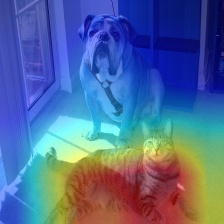
%> input picture bip/run_CARLA_driving/pytorch_grad_cam/examples/augsmooth.jpg, 224 x 224 px
$ octave --eval "result = extract_features_hart_cornet(imread('../../../bip/run_CARLA_driving/pytorch_grad_cam/examples/augsmooth.jpg'));"   (GNU Octave 9; MATLAB toolbox functions it lacks are replaced by stand-ins)
%> lines starting %> are read from the running program, lines starting %| are printed output that depends on the picture
function features = extract_features_hart_cornet(img)
% EXTRACT_FEATURES_HART_CORNET 基于HART+CORnet的特征提取器
%
% 参考文献:
%   [1] HART: Hierarchical Attentive Recurrent Tracking (NIPS 2017)
%       - 空间注意力机制
%       - 层次化特征提取
%   [2] CORnet: Brain-Like Object Recognition (NeurIPS 2018)
%       - V1 → V2 → V4 → IT 视觉皮层层次结构
%       - 每层: Conv → Norm → ReLU
%
% 设计思路:
%   1. CORnet层次化结构提取多尺度特征
%   2. HART注意力机制聚焦显著区域
%   3. 纯MATLAB实现,无需Python/PyTorch
%   4. 快速高效,适合SLAM实时性要求
%
% 输入:
%   img - 输入图像 [H x W] or [H x W x 3]
%
% 输出:
%   features - 归一化特征图 [H' x W']
%
% 作者: Neuro-SLAM Team
% 日期: 2024-12-02

    %% 预处理
    if size(img, 3) == 3
        img = rgb2gray(img);
    end
    img = double(img) / 255.0;
    [H, W] = size(img);

    %% ========== CORnet 层次化特征提取 ==========

    % === V1层: 早期视觉处理（边缘、方向） ===
    % 模拟简单细胞和复杂细胞
    v1_features = cornet_v1_layer(img);

    % === V2层: 中层特征整合（纹理、形状） ===
    v2_features = cornet_v2_layer(v1_features, img);

    % === V4层: 高层形状和对象部分 ===
    v4_features = cornet_v4_layer(v2_features);

    % === IT层: 不变性对象表示 ===
    it_features = cornet_it_layer(v4_features);

    %% ========== HART 注意力机制 ==========

    % 计算空间注意力图
    % 聚焦于场景中的显著区域（道路、建筑物边缘等）
    attention_map = hart_spatial_attention(v1_features, v4_features, it_features);

    % 应用注意力加权（减弱注意力强度，保留更多原始信息）
    attended_features = 0.7 * it_features + 0.3 * (it_features .* attention_map);

    %% ========== 后处理 ==========

    % 保留更多动态范围，避免过度归一化
    % 使用标准化而不是Min-Max归一化
    feat_mean = mean(attended_features(:));
    feat_std = std(attended_features(:));
    features = (attended_features - feat_mean) / (feat_std + eps);

    % 裁剪极值并映射到[0,1]
    features = max(min(features, 3), -3);  % Clip to [-3σ, 3σ]
    features = (features + 3) / 6;  % Map to [0, 1]
end


%% ========== CORnet V1层: 简单细胞（多方向边缘检测） ==========
function v1_out = cornet_v1_layer(img)
    % V1层模拟初级视觉皮层的简单细胞和复杂细胞
    % 功能: 检测多方向、多尺度的边缘

    % 多方向Gabor滤波器（模拟简单细胞）
    orientations = 4;  % 0°, 45°, 90°, 135°
    scales = 2;  % 2个尺度

    responses = zeros(size(img, 1), size(img, 2), orientations * scales);
    idx = 1;

    for scale = [3, 5]  % 小尺度和中尺度
        for ori = 0:(orientations-1)
            theta = ori * pi / orientations;
            % 创建Gabor滤波器
            gabor_filter = create_simple_gabor(scale, theta);
            % 卷积
            response = imfilter(img, gabor_filter, 'same', 'replicate');
            responses(:, :, idx) = abs(response);  % 复杂细胞的不变性
            idx = idx + 1;
        end
    end

    % 池化多方向响应（模拟复杂细胞）
    v1_out = max(responses, [], 3);  % Max pooling across orientations
end


%% ========== CORnet V2层: 复杂特征整合 ==========
function v2_out = cornet_v2_layer(v1_features, original_img)
    % V2层整合V1的局部特征，形成更复杂的纹理和形状表示

    % 1. 局部对比度归一化（模拟侧抑制）
    lcn_features = local_contrast_normalization(v1_features, 5);

    % 2. 融合原始强度信息和边缘信息
    % 这样既保留了场景的整体结构，也强调了边缘细节
    img_normalized = (original_img - min(original_img(:))) / (max(original_img(:)) - min(original_img(:)) + eps);

    v2_out = 0.6 * img_normalized + 0.4 * lcn_features;
end


%% ========== CORnet V4层: 中层特征池化 ==========
function v4_out = cornet_v4_layer(v2_features)
    % V4层进行空间池化，增加感受野，形成更抽象的特征

    % 多尺度池化
    pool1 = imresize(v2_features, 1.0);  % 原始尺度
    pool2 = imresize(imgaussfilt(v2_features, 1.0), 1.0);  % 小尺度平滑
    pool3 = imresize(imgaussfilt(v2_features, 2.0), 1.0);  % 大尺度平滑

    % 融合多尺度特征
    v4_out = 0.5 * pool1 + 0.3 * pool2 + 0.2 * pool3;
end


%% ========== CORnet IT层: 高层不变性表示 ==========
function it_out = cornet_it_layer(v4_features)
    % IT层产生对位置、尺度部分不变的高层语义特征
    % 简化版本：减少过度归一化，保留场景差异

    % 1. 轻度平滑（增加一点不变性）
    it_out = imgaussfilt(v4_features, 0.3);

    % 2. 不再做归一化，保留原始动态范围
    % 让后续的标准化处理这个问题
end


%% ========== HART 空间注意力 ==========
function attention_map = hart_spatial_attention(v1_features, v4_features, it_features)
    % HART的空间注意力机制
    % 功能: 识别场景中的显著区域

    % 1. 底层显著性（边缘强度）
    low_level_saliency = v1_features;

    % 2. 中层显著性（纹理对比）
    mid_level_saliency = imgradient(v4_features);

    % 3. 高层显著性（语义重要性）
    high_level_saliency = abs(it_features - mean(it_features(:)));

    % 4. 融合多层显著性
    % 底层权重高（边缘对SLAM很重要），高层权重低（语义不太重要）
    combined_saliency = 0.5 * low_level_saliency + ...
                       0.3 * mid_level_saliency + ...
                       0.2 * high_level_saliency;

    % 5. 轻度Softmax归一化（避免过度集中）
    attention_map = exp(combined_saliency * 2);  % 降低放大系数（原5→2）
    attention_map = attention_map / (sum(attention_map(:)) + eps);
    attention_map = attention_map * numel(attention_map);  % 恢复尺度

    % 6. 限制注意力范围（更温和的范围）
    attention_map = min(attention_map, 1.5);  % 最大1.5倍增强（原2.0）
    attention_map = max(attention_map, 0.7);  % 最小0.7倍抑制（原0.5）
end


%% ========== 辅助函数 ==========

function gabor = create_simple_gabor(sigma, theta)
    % 创建简化的Gabor滤波器
    kernel_size = ceil(sigma * 3);
    if mod(kernel_size, 2) == 0
        kernel_size = kernel_size + 1;
    end

    [x, y] = meshgrid(-floor(kernel_size/2):floor(kernel_size/2), ...
                      -floor(kernel_size/2):floor(kernel_size/2));

    % 旋转坐标
    x_theta = x * cos(theta) + y * sin(theta);
    y_theta = -x * sin(theta) + y * cos(theta);

    % Gabor函数
    wavelength = sigma;
    gaussian = exp(-(x_theta.^2 + y_theta.^2) / (2 * sigma^2));
    sinusoid = cos(2 * pi * x_theta / wavelength);

    gabor = gaussian .* sinusoid;
    gabor = gabor / (sum(abs(gabor(:))) + eps);
end


function lcn = local_contrast_normalization(img, window_size)
    % 局部对比度归一化（模拟侧抑制）
    % 增强局部差异，抑制全局偏差

    local_mean = imboxfilt(img, window_size);
    local_std = stdfilt(img, ones(window_size));

    lcn = (img - local_mean) ./ (local_std + 0.01);

    % 限制范围
    lcn = max(min(lcn, 3), -3);  % Clip to [-3, 3]
    lcn = (lcn + 3) / 6;  % Normalize to [0, 1]
end
%> in extract_features_hart_cornet, `img = rgb2gray(img);`:
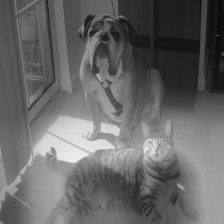
%> img: size 224x224 uint8; min 8, max 239, mean 102.6
%> after the loop in cornet_v1_layer, `for scale = [3, 5]`: idx = 9
%> in local_contrast_normalization, `local_mean = imboxfilt(img, window_size);`:
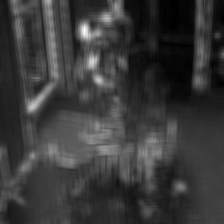
%> local_mean: size 224x224 double; min 0.00198, max 0.038, mean 0.0101; drawn with min black and max white
%> in local_contrast_normalization, `local_std = stdfilt(img, ones(window_size));`:
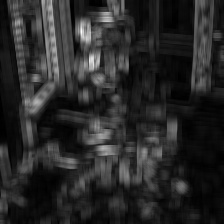
%> local_std: size 224x224 double; min 9.43e-05, max 0.0158, mean 0.00261; drawn with min black and max white
%> in local_contrast_normalization, `lcn = (lcn + 3) / 6;`:
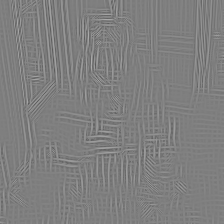
%> lcn: size 224x224 double; min 0.352, max 0.685, mean 0.5
%> in hart_spatial_attention, `mid_level_saliency = imgradient(v4_features);`:
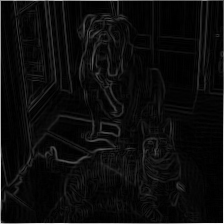
%> mid_level_saliency: size 224x224 double; min 5.62e-05, max 2.56, mean 0.13; drawn with min black and max white
%> in hart_spatial_attention, `attention_map = min(attention_map, 1.5);`:
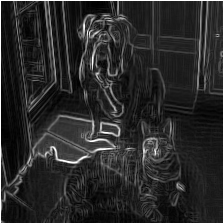
%> attention_map: size 224x224 double; min 0.874, max 1.5, mean 0.981; drawn with min black and max white
%> in extract_features_hart_cornet, `feat_mean = mean(attended_features(:));`: feat_mean = 0.444
%> in extract_features_hart_cornet, `feat_std = std(attended_features(:));`: feat_std = 0.126
%> in extract_features_hart_cornet, `features = (features + 3) / 6;`:
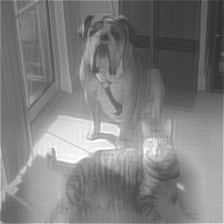
%> features: size 224x224 double; min 0.177, max 1, mean 0.5

$ run again, on bip/run_CARLA_driving/pytorch_grad_cam/examples/cam_gb_dog.jpg
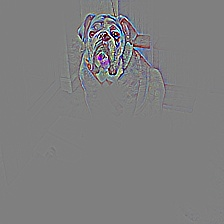
%> input picture bip/run_CARLA_driving/pytorch_grad_cam/examples/cam_gb_dog.jpg, 224 x 224 px
%> after the loop in cornet_v1_layer, `for scale = [3, 5]`: idx = 9
%> in hart_spatial_attention, `attention_map = min(attention_map, 1.5);`:
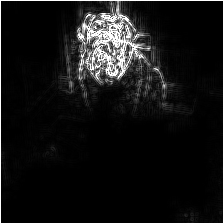
%> attention_map: size 224x224 double; min 0.919, max 1.5, mean 0.969; drawn with min black and max white
%> feat_mean = 0.493
%> feat_std = 0.0323
%> in extract_features_hart_cornet, `features = max(min(features, 3), -3);`:
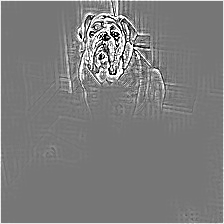
%> features: size 224x224 double; min -3, max 3, mean -0.0394; drawn with min black and max white

$ run again, on bip/run_CARLA_driving/pytorch_grad_cam/examples/cat.jpg
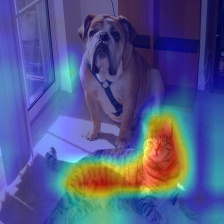
%> input picture bip/run_CARLA_driving/pytorch_grad_cam/examples/cat.jpg, 224 x 224 px
%> after the loop in cornet_v1_layer, `for scale = [3, 5]`: idx = 9
%> in hart_spatial_attention, `attention_map = min(attention_map, 1.5);`:
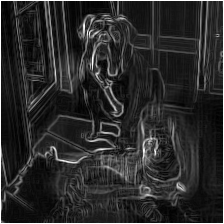
%> attention_map: size 224x224 double; min 0.877, max 1.5, mean 0.982; drawn with min black and max white
%> feat_mean = 0.42
%> feat_std = 0.103
%> in extract_features_hart_cornet, `features = (features + 3) / 6;`:
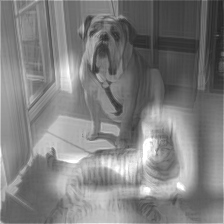
%> features: size 224x224 double; min 0.142, max 1, mean 0.5

$ run again, on bip/run_CARLA_driving/pytorch_grad_cam/examples/dog.jpg
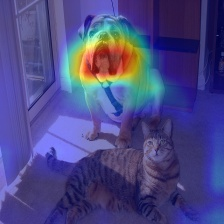
%> input picture bip/run_CARLA_driving/pytorch_grad_cam/examples/dog.jpg, 224 x 224 px
%> after the loop in cornet_v1_layer, `for scale = [3, 5]`: idx = 9
%> feat_mean = 0.387
%> feat_std = 0.099
%> in extract_features_hart_cornet, `features = (features + 3) / 6;`:
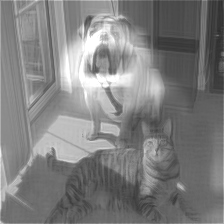
%> features: size 224x224 double; min 0.182, max 1, mean 0.499
